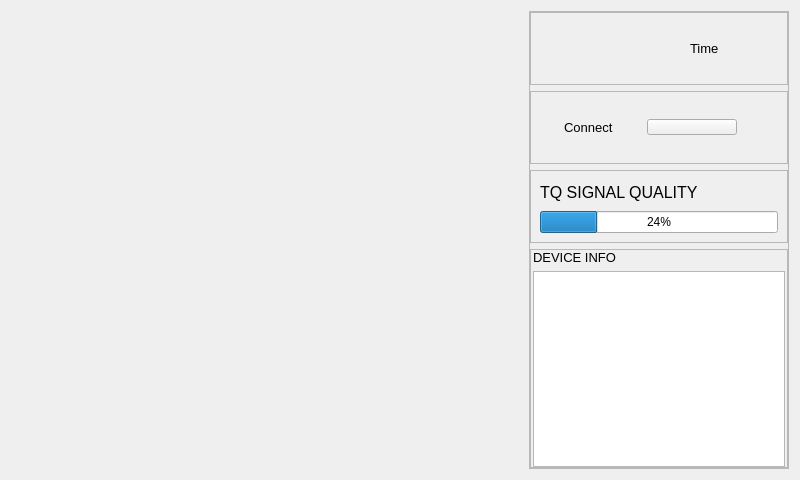
<?xml version="1.0" encoding="UTF-8"?>
<ui version="4.0">
 <class>Tab7CamViewer</class>
 <widget class="QWidget" name="Tab7CamViewer">
  <property name="geometry">
   <rect>
    <x>0</x>
    <y>0</y>
    <width>800</width>
    <height>480</height>
   </rect>
  </property>
  <property name="minimumSize">
   <size>
    <width>800</width>
    <height>480</height>
   </size>
  </property>
  <property name="maximumSize">
   <size>
    <width>800</width>
    <height>480</height>
   </size>
  </property>
  <property name="windowTitle">
   <string>MainWidget</string>
  </property>
  <layout class="QHBoxLayout" name="horizontalLayout_2">
   <item>
    <widget class="QLabel" name="plabelCamView">
     <property name="text">
      <string/>
     </property>
     <property name="pixmap">
      <pixmap>:/Images/Images/display.jpg</pixmap>
     </property>
    </widget>
   </item>
   <item>
    <widget class="QFrame" name="pRightPanel">
     <property name="maximumSize">
      <size>
       <width>260</width>
       <height>480</height>
      </size>
     </property>
     <property name="frameShape">
      <enum>QFrame::Shape::StyledPanel</enum>
     </property>
     <property name="frameShadow">
      <enum>QFrame::Shadow::Raised</enum>
     </property>
     <layout class="QVBoxLayout" name="verticalLayout">
      <property name="leftMargin">
       <number>0</number>
      </property>
      <property name="topMargin">
       <number>0</number>
      </property>
      <property name="rightMargin">
       <number>0</number>
      </property>
      <property name="bottomMargin">
       <number>0</number>
      </property>
      <item>
       <widget class="QWidget" name="widget" native="true">
        <layout class="QVBoxLayout" name="verticalLayout_9">
         <property name="leftMargin">
          <number>0</number>
         </property>
         <property name="topMargin">
          <number>0</number>
         </property>
         <property name="rightMargin">
          <number>0</number>
         </property>
         <property name="bottomMargin">
          <number>0</number>
         </property>
         <item>
          <layout class="QVBoxLayout" name="verticalLayout_6" stretch="1,1,1,3">
           <item>
            <widget class="QFrame" name="frame_1">
             <property name="frameShape">
              <enum>QFrame::Shape::StyledPanel</enum>
             </property>
             <property name="frameShadow">
              <enum>QFrame::Shadow::Raised</enum>
             </property>
             <layout class="QVBoxLayout" name="verticalLayout_4">
              <property name="leftMargin">
               <number>0</number>
              </property>
              <property name="topMargin">
               <number>0</number>
              </property>
              <property name="rightMargin">
               <number>0</number>
              </property>
              <property name="bottomMargin">
               <number>0</number>
              </property>
              <item>
               <layout class="QHBoxLayout" name="horizontalLayout_5">
                <item>
                 <widget class="QLabel" name="QlabelWIFIStatusIcon">
                  <property name="maximumSize">
                   <size>
                    <width>50</width>
                    <height>50</height>
                   </size>
                  </property>
                  <property name="styleSheet">
                   <string notr="true">padding-left: 3px;</string>
                  </property>
                  <property name="text">
                   <string/>
                  </property>
                  <property name="pixmap">
                   <pixmap resource="Images.qrc">:/Images/WIFI_OFF.png</pixmap>
                  </property>
                  <property name="scaledContents">
                   <bool>true</bool>
                  </property>
                 </widget>
                </item>
                <item>
                 <widget class="QLabel" name="QlabelWiFiStatus">
                  <property name="font">
                   <font>
                    <pointsize>10</pointsize>
                   </font>
                  </property>
                  <property name="text">
                   <string/>
                  </property>
                 </widget>
                </item>
                <item>
                 <widget class="QLabel" name="QlabelClock">
                  <property name="font">
                   <font>
                    <pointsize>10</pointsize>
                   </font>
                  </property>
                  <property name="text">
                   <string>Time</string>
                  </property>
                 </widget>
                </item>
               </layout>
              </item>
             </layout>
            </widget>
           </item>
           <item>
            <widget class="QFrame" name="frame_2">
             <property name="frameShape">
              <enum>QFrame::Shape::StyledPanel</enum>
             </property>
             <property name="frameShadow">
              <enum>QFrame::Shadow::Raised</enum>
             </property>
             <layout class="QHBoxLayout" name="horizontalLayout">
              <property name="leftMargin">
               <number>0</number>
              </property>
              <property name="topMargin">
               <number>0</number>
              </property>
              <property name="rightMargin">
               <number>0</number>
              </property>
              <property name="bottomMargin">
               <number>0</number>
              </property>
              <item>
               <layout class="QHBoxLayout" name="horizontalLayout_6">
                <property name="rightMargin">
                 <number>30</number>
                </property>
                <item>
                 <widget class="QLabel" name="QlabelConnect">
                  <property name="font">
                   <font>
                    <pointsize>10</pointsize>
                   </font>
                  </property>
                  <property name="styleSheet">
                   <string notr="true">padding-left: 30px;</string>
                  </property>
                  <property name="text">
                   <string>Connect</string>
                  </property>
                 </widget>
                </item>
                <item>
                 <widget class="QPushButton" name="pPBtoggleCam">
                  <property name="styleSheet">
                   <string notr="true">margin-right: 20</string>
                  </property>
                  <property name="text">
                   <string/>
                  </property>
                  <property name="iconSize">
                   <size>
                    <width>16</width>
                    <height>28</height>
                   </size>
                  </property>
                 </widget>
                </item>
               </layout>
              </item>
             </layout>
            </widget>
           </item>
           <item>
            <widget class="QFrame" name="frame_3">
             <property name="frameShape">
              <enum>QFrame::Shape::StyledPanel</enum>
             </property>
             <property name="frameShadow">
              <enum>QFrame::Shadow::Raised</enum>
             </property>
             <layout class="QVBoxLayout" name="verticalLayout_2">
              <item>
               <widget class="QLabel" name="QlabelSignalQuality">
                <property name="font">
                 <font>
                  <pointsize>12</pointsize>
                 </font>
                </property>
                <property name="text">
                 <string>TQ SIGNAL QUALITY</string>
                </property>
               </widget>
              </item>
              <item>
               <widget class="QProgressBar" name="pTQValuebar">
                <property name="value">
                 <number>24</number>
                </property>
               </widget>
              </item>
             </layout>
            </widget>
           </item>
           <item>
            <widget class="QFrame" name="frame_4">
             <property name="frameShape">
              <enum>QFrame::Shape::StyledPanel</enum>
             </property>
             <property name="frameShadow">
              <enum>QFrame::Shadow::Raised</enum>
             </property>
             <layout class="QVBoxLayout" name="verticalLayout_3">
              <property name="leftMargin">
               <number>0</number>
              </property>
              <property name="topMargin">
               <number>0</number>
              </property>
              <property name="rightMargin">
               <number>0</number>
              </property>
              <property name="bottomMargin">
               <number>0</number>
              </property>
              <item>
               <layout class="QVBoxLayout" name="verticalLayout_8">
                <property name="leftMargin">
                 <number>2</number>
                </property>
                <property name="rightMargin">
                 <number>2</number>
                </property>
                <item>
                 <widget class="QLabel" name="QlabeDeviceInfo">
                  <property name="font">
                   <font>
                    <pointsize>10</pointsize>
                   </font>
                  </property>
                  <property name="text">
                   <string>DEVICE INFO</string>
                  </property>
                 </widget>
                </item>
                <item>
                 <widget class="QListWidget" name="pDeviceList">
                  <property name="font">
                   <font>
                    <pointsize>10</pointsize>
                   </font>
                  </property>
                 </widget>
                </item>
               </layout>
              </item>
             </layout>
            </widget>
           </item>
          </layout>
         </item>
        </layout>
       </widget>
      </item>
     </layout>
    </widget>
   </item>
  </layout>
 </widget>
 <resources>
  <include location="Images.qrc"/>
 </resources>
 <connections/>
</ui>
